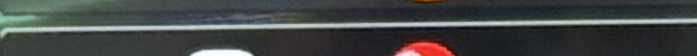
#> input picture cell_sample.png, 697 x 56 px
$ python -i table_detection.py   (imports and definitions only)
#> lines starting #> are read from the running program, lines starting #| are printed output that depends on the picture; after the words box and inside, x2 and y2 are one past the last pixel; in counts of white or black regions, pixels touching at a corner belong together
#> further down, picture is the input picture: shape (56, 697, 3); mean B, G, R 68.4, 69, 66.6
"""
Table detection and annotation module for Mario Kart scoreboard.
Detects table bounds and creates annotated images.
"""

import logging
import cv2
import numpy as np
from typing import List, Optional, Tuple, Dict, Any


class TableDetector:
    """Detects and extracts Mario Kart scoreboard table."""

    # Table constants
    TABLE_ROWS = 12
    TABLE_COLS = 3

    def __init__(
        self,
        enabled: bool = True,
        method: str = 'contour',
        logger: Optional[logging.Logger] = None
    ):
        """
        Initialize table detector.

        Args:
            enabled: Whether table detection is enabled
            method: Detection method ('contour' or 'manual')
            logger: Logger instance
        """
        self.enabled = enabled
        self.method = method
        self.logger = logger

        if logger:
            logger.info(f"Initialized TableDetector (enabled={enabled}, method={method})")

    def find_table_bounds(
        self,
        image: np.ndarray
    ) -> Tuple[int, int, int, int]:
        """
        Find the bounding box of the table in the image.

        Args:
            image: Preprocessed image (preferably grayscale or edge-detected)

        Returns:
            Tuple of (x, y, width, height) representing table bounds

        Raises:
            ValueError: If table detection fails
        """
        if not self.enabled:
            # Return full image bounds
            h, w = image.shape[:2]
            return 0, 0, w, h

        try:
            if self.method == 'contour':
                return self._find_bounds_contour(image)
            else:
                raise ValueError(f"Unknown detection method: {self.method}")

        except Exception as e:
            if self.logger:
                self.logger.warning(f"Table detection failed: {e}. Using full image bounds.")
            # Fallback: return full image
            h, w = image.shape[:2]
            return 0, 0, w, h

    def _find_bounds_contour(
        self,
        image: np.ndarray
    ) -> Tuple[int, int, int, int]:
        """
        Find table bounds using contour detection.

        Args:
            image: Preprocessed image

        Returns:
            Tuple of (x, y, width, height)

        Raises:
            ValueError: If table is not found
        """
        # Convert to grayscale if needed
        if len(image.shape) == 3:
            gray = cv2.cvtColor(image, cv2.COLOR_BGR2GRAY)
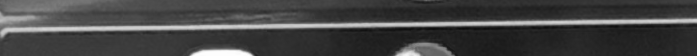
#> gray: shape (56, 697); min 13, max 253, mean 68.2
        else:
            gray = image

        # Apply edge detection if not already done
        edges = cv2.Canny(gray, 50, 150)
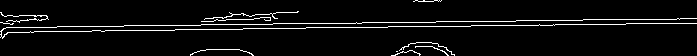
#> edges: shape (56, 697); 5.1% white in thin lines or dots

        # Find contours
        contours, _ = cv2.findContours(edges, cv2.RETR_EXTERNAL, cv2.CHAIN_APPROX_SIMPLE)
#> contours = 11 contours, all with area under 20

        if not contours:
            raise ValueError("No contours found in image")

        # Find the largest rectangular contour (likely the table)
        best_contour = None
        best_area = 0

        for contour in contours:
            # Approximate contour to a rectangle
            epsilon = 0.02 * cv2.arcLength(contour, True)
            approx = cv2.approxPolyDP(contour, epsilon, True)

            # Check if it's roughly rectangular (4 sides)
            if len(approx) >= 4:
                area = cv2.contourArea(contour)
                if area > best_area:
                    best_area = area
                    best_contour = contour
#> this loop made 11 passes
#> (epsilon, approx) on passes 1, 7, 8, 11: (0.04, [[396, 51], [397, 51]]), (56.62, [[696, 18], [0, 37]]), (3.21, [[270, 17], [201, 21]]), (1.25, [[413, 1], [441, 0]])
#> after the loop, best_area = 12.5; best_contour = contour of 83 points, box (x1, y1, x2, y2) (0, 12, 49, 23), area 12

        if best_contour is None:
            raise ValueError("No rectangular contour found")

        # Get bounding rectangle
        x, y, w, h = cv2.boundingRect(best_contour)
#> x = 0; y = 12; w = 49; h = 11

        if self.logger:
            self.logger.debug(f"Found table bounds: x={x}, y={y}, w={w}, h={h}")

        return x, y, w, h

    # [188 lines left out: functions extract_cells, get_cell_coordinates, annotate_image, not called in this run]

>>> import cv2
>>> picture = cv2.imread('../cell_sample.png')
>>> result = TableDetector().find_table_bounds(picture)
#> result = (0, 12, 49, 11)
